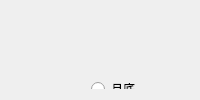
     <widget class="QWidget" name="tb_set_date_of_salary_settlement">
      <attribute name="title">
       <string>设定工资结算的日期</string>
      </attribute>
      <layout class="QGridLayout" name="gridLayout_11">
       <item row="0" column="0">
        <widget class="QWidget" name="w_salary_count" native="true">
         <widget class="QRadioButton" name="rb_month_end">
          <property name="geometry">
           <rect>
            <x>80</x>
            <y>70</y>
            <width>89</width>
            <height>16</height>
           </rect>
          </property>
          <property name="text">
           <string>月底</string>
          </property>
          <property name="checkable">
           <bool>true</bool>
          </property>
         </widget>
         <widget class="QRadioButton" name="rb_month_begin">
          <property name="geometry">
           <rect>
            <x>80</x>
            <y>120</y>
            <width>89</width>
            <height>16</height>
           </rect>
          </property>
          <property name="text">
           <string>月初</string>
          </property>
         </widget>
         <widget class="QRadioButton" name="rb_some_day">
          <property name="geometry">
           <rect>
            <x>80</x>
            <y>170</y>
            <width>89</width>
            <height>16</height>
           </rect>
          </property>
          <property name="text">
           <string>具体某天</string>
          </property>
         </widget>
         <widget class="QLineEdit" name="le_some_day">
          <property name="geometry">
           <rect>
            <x>170</x>
            <y>170</y>
            <width>113</width>
            <height>20</height>
           </rect>
          </property>
         </widget>
         <widget class="QPushButton" name="pb_correct">
          <property name="geometry">
           <rect>
            <x>90</x>
            <y>290</y>
            <width>75</width>
            <height>23</height>
           </rect>
          </property>
          <property name="text">
           <string>确定</string>
          </property>
         </widget>
        </widget>
       </item>
      </layout>
     </widget>
